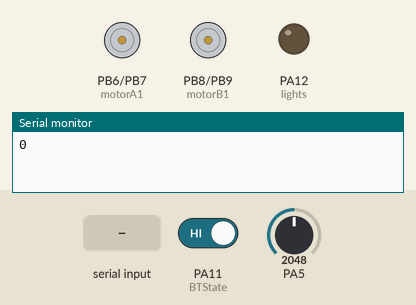
Simulated run of this sketch. Board: STM32 Blue Pill. Shown: motor-driver pin pairs drawn as motors (green arrow = first pin HIGH = forward, orange = second pin HIGH = backward, longer = more drive), output pins drawn as LEDs (lit = HIGH), the last lines printed to the serial monitor. Inputs (shaded band) come from the test bench; at power-on: PA11 (BTState) HIGH, PA5 = 2048.

Above: at 1.2 s.
1.3 s: "F" received over Serial
At 2.0 s:
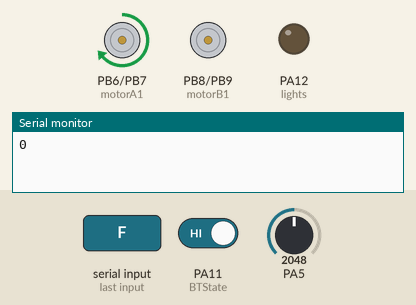
2.8 s: "G" received over Serial
At 3.2 s:
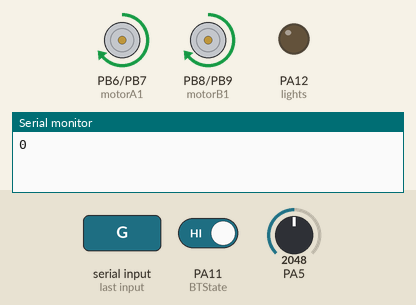
4.3 s: "I" received over Serial
At 5.5 s:
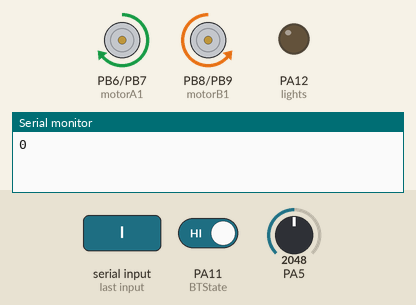
5.8 s: "B" received over Serial
At 6.6 s:
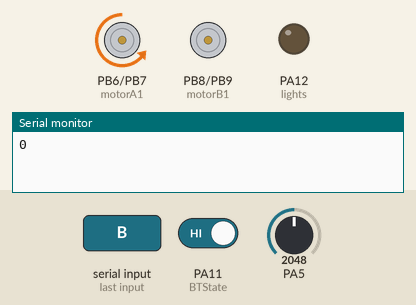
7.3 s: "H" received over Serial
At 7.8 s:
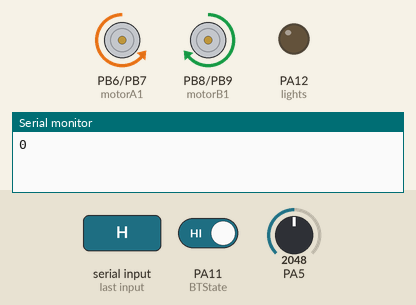
8.8 s: PA11 (BTState) driven LOW
At 10.2 s:
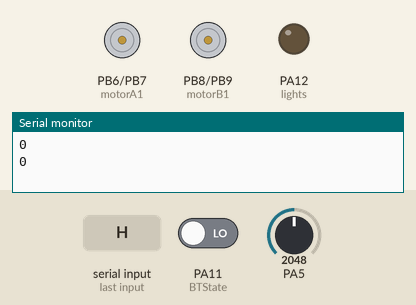
Timing chart, 0 to 11.3 s (numbered marks = the images above; inputs shaded):
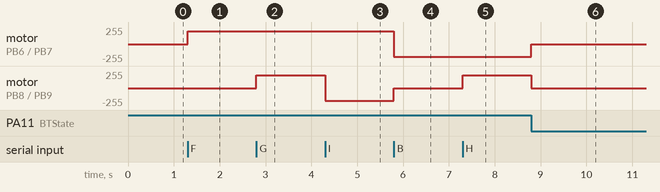

The sketch:

rccar_STM32.ino
```cpp
/*
 * Created by Vasilakis Michalis // 12-12-2014 ver.2
 * Project: Control RC Car via Bluetooth with Android Smartphone
 * More information at www.ardumotive.com
 *
 * Changed this code to fit STM32F103 by Jim Garbe, jimgarbe@gmail.com
 * Note that 8-bit values 0-255 have been changed to
 * reflect 16-bit values 0-65535
 */

 /***************************
  * On the STM32, the analog write still works at 8-bit 255,
  * But you can get the full functionm of the PWM range, 0-65535, by declaring the Pin as PWM
  *AND using pwmWrite() instead of analogWrite()
  ****************************/


////L293 Connection
  const int motorA1  = PB6;  // to Pin  15 of L293
  const int motorA2  = PB7;  // to Pin  10 of L293
  const int motorB1  = PB8; // to Pin 7 of L293
  const int motorB2  = PB9;  // to Pin 2 of L293
//Leds connected to STM32F103C Pin A12
  const int lights  = PA12;
//Buzzer / Speaker to Arduino UNO Pin A8
  const int buzzer = PA8 ;
//Bluetooth (HC-06 JY-MCU) State pin on pin A11 of STM32F103C
  const int BTState = PA11;
//Calculate Battery Level


/* Battery level will be checked on Pin PA5
 * Changed the next line for the STM32F103C because the ADC can't handle
 * anything over 3.3v
 * I just commented it out
 * A voltage divider, using two resistors must be calculated and used
 * to measure the ADC input further down in the code
 * example:
 *            GND---2K resistor-----------------1K resistor ------5v
 *                                      |
 *                                      |
 *                                     3.3v
 */
 // const float maxBattery = 3.3;// Change value to your max battery voltage level!


  int perVolt;                 // Percentage variable
  float voltage = 0.0;         // Read battery voltage
  int level;
// Use it to make a delay... without delay() function!
  long previousMillis = -1000*10;// -1000*10=-10sec. to read the first value. If you use 0 then you will take the first value after 10sec.
  long interval = 1000*10;       // interval at which to read battery voltage, change it if you want! (10*1000=10sec)
  unsigned long currentMillis;   //unsigned long currentMillis;
//Useful Variables
  int i=0;
  int j=0;
  int state;
  /*
   * If declaring the Pin as PWM, otherwise it will still be the arduino 255
   */
  int vSpeed=49150;     // Default speed, from 0 to 65535

void setup() {
    // Set pins as outputs:
    pinMode(motorA1, PWM);
    pinMode(motorA2, PWM);
    pinMode(motorB1, PWM);
    pinMode(motorB2, PWM);
    pinMode(lights, OUTPUT);
    pinMode(BTState, INPUT);
    // Initialize serial communication at 9600 bits per second:
    Serial.begin(9600);
}

void loop() {
  //Stop car when connection lost or bluetooth disconnected
     if(digitalRead(BTState)==LOW) { state='S'; }

  //Save income data to variable 'state'
    if(Serial.available() > 0){
      state = Serial.read();
        /****************************************************************************88
     * Debugging printing the state
     *
     */
//  Serial.print ("the state is");
//   Serial.println(state);
   }

  //Change speed if state is equal from 0 to 4. Values must be from 0 to 65535 (PWM)
    if (state == '0'){
      vSpeed=0;}
    else if (state == '1'){ //20%
      vSpeed=13107;}
    else if (state == '2'){  //50%
      vSpeed=32767;}
    else if (state == '3'){  //75%
      vSpeed=49150;}
    else if (state == '4'){  //100%
      vSpeed=65535;}

  /***********************Forward****************************/
  //If state is equal with letter 'F', car will go forward!
    if (state == 'F') {
      pwmWrite(motorA1, vSpeed); pwmWrite(motorA2, 0);
        pwmWrite(motorB1, 0);      pwmWrite(motorB2, 0);
    }
  /**********************Forward Left************************/
  //If state is equal with letter 'G', car will go forward left
    else if (state == 'G') {
      pwmWrite(motorA1, vSpeed); pwmWrite(motorA2, 0);
        pwmWrite(motorB1, 49150);    pwmWrite(motorB2, 0);
    }
  /**********************Forward Right************************/
  //If state is equal with letter 'I', car will go forward right
    else if (state == 'I') {
        pwmWrite(motorA1, vSpeed); pwmWrite(motorA2, 0);
        pwmWrite(motorB1, 0);     pwmWrite(motorB2, 49150);
    }
  /***********************Backward****************************/
  //If state is equal with letter 'B', car will go backward
    else if (state == 'B') {
      pwmWrite(motorA1, 0);   pwmWrite(motorA2, vSpeed);
        pwmWrite(motorB1, 0);   pwmWrite(motorB2, 0);
    }
  /**********************Backward Left************************/
  //If state is equal with letter 'H', car will go backward left
    else if (state == 'H') {
      pwmWrite(motorA1, 0);   pwmWrite(motorA2, vSpeed);
        pwmWrite(motorB1, 49150); pwmWrite(motorB2, 0);
    }
  /**********************Backward Right************************/
  //If state is equal with letter 'J', car will go backward right
    else if (state == 'J') {
      pwmWrite(motorA1, 0);   pwmWrite(motorA2, vSpeed);
        pwmWrite(motorB1, 0);   pwmWrite(motorB2, 49150);
    }
  /***************************Left*****************************/
  //If state is equal with letter 'L', wheels will turn left
    else if (state == 'L') {
      pwmWrite(motorA1, 0);   pwmWrite(motorA2, 0);
        pwmWrite(motorB1, 49150); pwmWrite(motorB2, 0);
    }
  /***************************Right*****************************/
  //If state is equal with letter 'R', wheels will turn right
    else if (state == 'R') {
      pwmWrite(motorA1, 0);   pwmWrite(motorA2, 0);
        pwmWrite(motorB1, 0);   pwmWrite(motorB2, 49150);
    }
  /************************Lights*****************************/
  //If state is equal with letter 'W', turn leds on or of off
    else if (state == 'W') {
              /****************************************************************************88
     * Debugging printing the vspeed
     *
     */
//  Serial.print ("the vspeed is ");
//   Serial.println(state);
      if (i==0){
         digitalWrite(lights, HIGH);
         i=1;
      }
      else if (i==1){
         digitalWrite(lights, LOW);
         i=0;
      }
      state='n';
    }
  /**********************Horn sound***************************/
  //If state is equal with letter 'V', play (or stop) horn sound
    else if (state == 'V'){
      if (j==0){
         tone(buzzer, 1000);//Speaker on
         j=1;
      }
      else if (j==1){
         noTone(buzzer);    //Speaker off
         j=0;
      }
      state='n';
    }
  /************************Stop*****************************/
  //If state is equal with letter 'S', stop the car
    else if (state == 'S'){
        pwmWrite(motorA1, 0);  pwmWrite(motorA2, 0);
        pwmWrite(motorB1, 0);  pwmWrite(motorB2, 0);
    }
  /***********************Battery*****************************/
  //Read battery voltage every 10sec.
    currentMillis = millis();
    if(currentMillis - (previousMillis) > (interval)) {
       previousMillis = currentMillis;
       //Read voltage from analog pin PA5 and make calibration:
       //Be sure to use a voltage divider to get no more than 3.3v from max battery
       voltage = (analogRead(PA5) / 4096.0)*3.3;  //TTL volts
       //Calculate percentage...
       //perVolt = (voltage*100)/ maxBattery;
       perVolt = (voltage*100)/ 3.3;
       if      (perVolt<=75)               { level=0; }
       else if (perVolt>75 && perVolt<=80) { level=1; }    //        Battery level
       else if (perVolt>80 && perVolt<=85) { level=2; }    //Min ------------------------   Max
       else if (perVolt>85 && perVolt<=90) { level=3; }    //    | 0 | 1 | 2 | 3 | 4 | 5 | >
       else if (perVolt>90 && perVolt<=95) { level=4; }    //    ------------------------
       else if (perVolt>95)                { level=5; }
       Serial.println(level);
//       Serial.print("The Speed level is ");
//       Serial.print(vSpeed);
//       Serial.println("/65535.");
    }

}
```

Measured:
- after the input at 1.3 s, motor on PB6 (motorA1) / PB7 (motorA2): stopped → forward 191/255 at once
- after the input at 2.8 s, motor on PB8 (motorB1) / PB9 (motorB2): stopped → forward 191/255 at once
- after the input at 4.3 s, motor on PB8 (motorB1) / PB9 (motorB2): forward 191/255 → backward 191/255 at once
- after the input at 5.8 s, motor on PB6 (motorA1) / PB7 (motorA2): forward 191/255 → backward 191/255 at once; motor on PB8 (motorB1) / PB9 (motorB2): backward 191/255 → stopped at once
- after the input at 7.3 s, motor on PB8 (motorB1) / PB9 (motorB2): stopped → forward 191/255 at once
- after the input at 8.8 s, motor on PB6 (motorA1) / PB7 (motorA2): backward 191/255 → stopped at once; motor on PB8 (motorB1) / PB9 (motorB2): forward 191/255 → stopped at once
